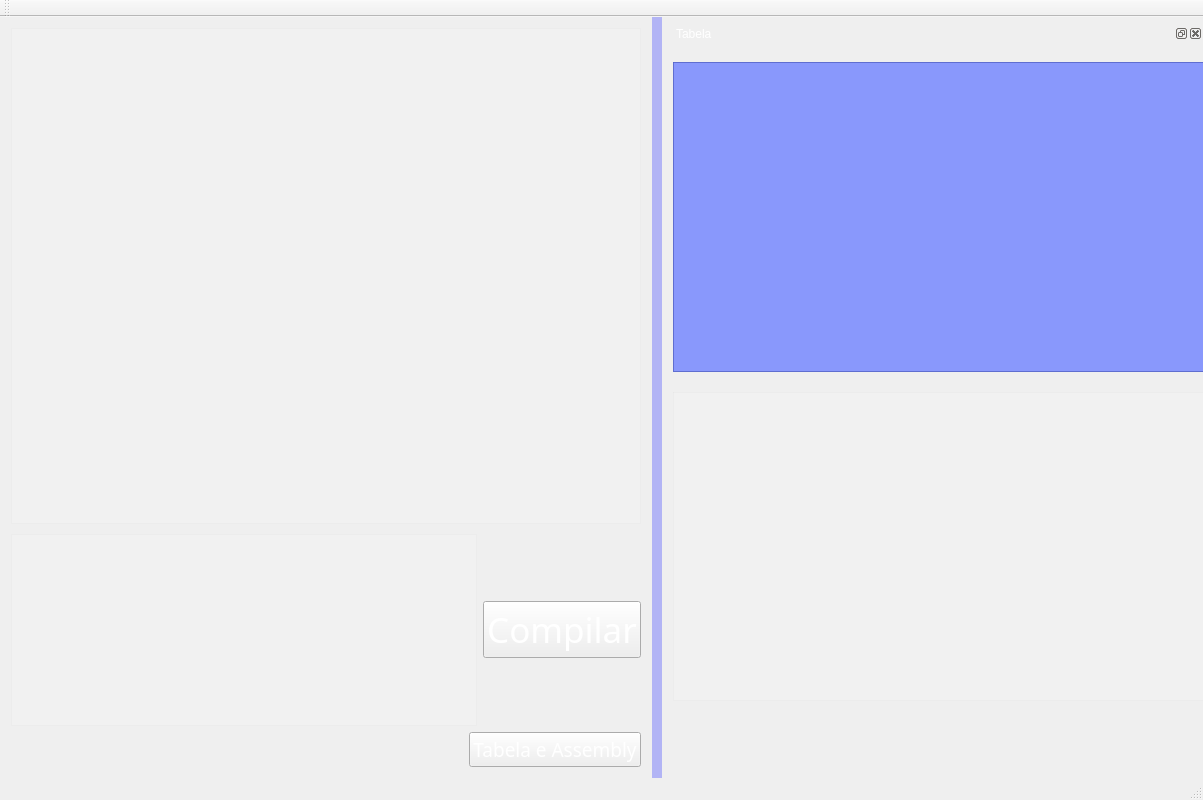
<?xml version="1.0" encoding="UTF-8"?>
<ui version="4.0">
 <class>Janela</class>
 <widget class="QMainWindow" name="Janela">
  <property name="enabled">
   <bool>true</bool>
  </property>
  <property name="geometry">
   <rect>
    <x>0</x>
    <y>0</y>
    <width>1203</width>
    <height>800</height>
   </rect>
  </property>
  <property name="font">
   <font>
    <pointsize>26</pointsize>
   </font>
  </property>
  <property name="windowTitle">
   <string>IDE QTIE</string>
  </property>
  <property name="windowIcon">
   <iconset theme="QIcon::ThemeIcon::FormatTextItalic"/>
  </property>
  <property name="styleSheet">
   <string notr="true">QMainWindow { background-image: url(:/images/skyNight.png); }

 QMainWindow::separator {
     background: rgba(85, 88, 255, 100);
     width: 10px; /* when vertical */
     height: 10px; /* when horizontal */
 }

 QMainWindow::separator:hover {
     background:  rgba(85, 88, 255, 170);
 }
</string>
  </property>
  <property name="dockOptions">
   <set>QMainWindow::DockOption::AllowNestedDocks|QMainWindow::DockOption::AllowTabbedDocks|QMainWindow::DockOption::AnimatedDocks</set>
  </property>
  <widget class="QWidget" name="centralWidget">
   <layout class="QVBoxLayout" name="verticalLayout" stretch="1,0,0,0">
    <item>
     <widget class="QPlainTextEdit" name="entrada">
      <property name="font">
       <font>
        <family>Roboto Condensed</family>
        <pointsize>20</pointsize>
        <italic>false</italic>
        <bold>false</bold>
       </font>
      </property>
      <property name="styleSheet">
       <string notr="true">QPlainTextEdit{
background: rgba(255, 255, 255, 30);
color: white;
	font: 20pt &quot;Roboto Condensed&quot;;
}</string>
      </property>
     </widget>
    </item>
    <item>
     <spacer name="verticalSpacer">
      <property name="orientation">
       <enum>Qt::Orientation::Vertical</enum>
      </property>
      <property name="sizeHint" stdset="0">
       <size>
        <width>20</width>
        <height>4</height>
       </size>
      </property>
     </spacer>
    </item>
    <item>
     <layout class="QHBoxLayout" name="horizontalLayout">
      <item>
       <widget class="QTextEdit" name="console">
        <property name="font">
         <font>
          <family>Roboto Condensed</family>
          <pointsize>20</pointsize>
          <italic>false</italic>
          <bold>false</bold>
         </font>
        </property>
        <property name="styleSheet">
         <string notr="true">QTextEdit{
background: rgba(255, 255, 255, 30);
color: white;
font: 20pt &quot;Roboto Condensed&quot;;
}</string>
        </property>
        <property name="readOnly">
         <bool>true</bool>
        </property>
       </widget>
      </item>
      <item>
       <widget class="QPushButton" name="botaoCompilar">
        <property name="font">
         <font>
          <family>Pixellari</family>
          <pointsize>26</pointsize>
         </font>
        </property>
        <property name="styleSheet">
         <string notr="true">QPushButton {color: rgb(255, 255, 255)}</string>
        </property>
        <property name="text">
         <string>Compilar</string>
        </property>
       </widget>
      </item>
     </layout>
    </item>
    <item alignment="Qt::AlignmentFlag::AlignRight|Qt::AlignmentFlag::AlignVCenter">
     <widget class="QPushButton" name="pushTabela">
      <property name="sizePolicy">
       <sizepolicy hsizetype="Minimum" vsizetype="Fixed">
        <horstretch>0</horstretch>
        <verstretch>0</verstretch>
       </sizepolicy>
      </property>
      <property name="maximumSize">
       <size>
        <width>16777215</width>
        <height>16777203</height>
       </size>
      </property>
      <property name="font">
       <font>
        <family>Pixellari</family>
        <pointsize>14</pointsize>
       </font>
      </property>
      <property name="styleSheet">
       <string notr="true">QPushButton {color: rgb(255, 255, 255)}</string>
      </property>
      <property name="text">
       <string>Tabela e Assembly</string>
      </property>
      <property name="iconSize">
       <size>
        <width>12</width>
        <height>12</height>
       </size>
      </property>
      <property name="autoDefault">
       <bool>false</bool>
      </property>
      <property name="default">
       <bool>false</bool>
      </property>
      <property name="flat">
       <bool>false</bool>
      </property>
     </widget>
    </item>
   </layout>
  </widget>
  <widget class="QMenuBar" name="menuBar">
   <property name="enabled">
    <bool>false</bool>
   </property>
   <property name="geometry">
    <rect>
     <x>0</x>
     <y>0</y>
     <width>1203</width>
     <height>18</height>
    </rect>
   </property>
   <property name="nativeMenuBar">
    <bool>true</bool>
   </property>
  </widget>
  <widget class="QToolBar" name="mainToolBar">
   <property name="enabled">
    <bool>false</bool>
   </property>
   <attribute name="toolBarArea">
    <enum>TopToolBarArea</enum>
   </attribute>
   <attribute name="toolBarBreak">
    <bool>false</bool>
   </attribute>
  </widget>
  <widget class="QStatusBar" name="statusBar">
   <property name="enabled">
    <bool>false</bool>
   </property>
  </widget>
  <widget class="QDockWidget" name="dockWidget">
   <property name="enabled">
    <bool>true</bool>
   </property>
   <property name="minimumSize">
    <size>
     <width>541</width>
     <height>727</height>
    </size>
   </property>
   <property name="maximumSize">
    <size>
     <width>800</width>
     <height>524287</height>
    </size>
   </property>
   <property name="styleSheet">
    <string notr="true"> QDockWidget {
     border: 1px solid pink;
	background: rgb(97, 97, 255);
	font: 500 26pt &quot;Pixellari&quot;;
	color: white;
 }

 QDockWidget::title {
     text-align: left;     
     padding: 10px;
 }

 QDockWidget::close-button, QDockWidget::float-button {
    background: white;
     
     
 }

 QDockWidget::close-button:hover, QDockWidget::float-button:hover {
     background: gray;
 }

 QDockWidget::close-button:pressed, QDockWidget::float-button:pressed {
     padding: 1px -1px -1px 1px;
 }
</string>
   </property>
   <property name="floating">
    <bool>false</bool>
   </property>
   <property name="features">
    <set>QDockWidget::DockWidgetFeature::DockWidgetClosable|QDockWidget::DockWidgetFeature::DockWidgetFloatable|QDockWidget::DockWidgetFeature::DockWidgetMovable</set>
   </property>
   <property name="allowedAreas">
    <set>Qt::DockWidgetArea::AllDockWidgetAreas</set>
   </property>
   <property name="windowTitle">
    <string>Tabela</string>
   </property>
   <attribute name="dockWidgetArea">
    <number>2</number>
   </attribute>
   <widget class="QWidget" name="dockWidgetContents_3">
    <property name="enabled">
     <bool>true</bool>
    </property>
    <property name="minimumSize">
     <size>
      <width>500</width>
      <height>670</height>
     </size>
    </property>
    <widget class="QWidget" name="verticalLayoutWidget">
     <property name="geometry">
      <rect>
       <x>0</x>
       <y>0</y>
       <width>931</width>
       <height>661</height>
      </rect>
     </property>
     <layout class="QVBoxLayout" name="verticalLayout_3">
      <property name="spacing">
       <number>20</number>
      </property>
      <property name="sizeConstraint">
       <enum>QLayout::SizeConstraint::SetDefaultConstraint</enum>
      </property>
      <item>
       <widget class="QTableWidget" name="tabelaSimbolosUI">
        <property name="enabled">
         <bool>true</bool>
        </property>
        <property name="font">
         <font>
          <family>Pixellari</family>
          <pointsize>9</pointsize>
          <italic>false</italic>
          <underline>true</underline>
          <fontweight>Medium</fontweight>
         </font>
        </property>
        <property name="styleSheet">
         <string notr="true">QTableWidget{
font: 500 9pt &quot;Pixellari&quot;;
background: rgba(170, 170, 255, 200)rgba(108, 128, 255, 200);
}

QHeaderView::section {
           background-color: rgb(84, 92, 254);
           color: white;
        }</string>
        </property>
       </widget>
      </item>
      <item>
       <widget class="QTextEdit" name="saidaAsmUI">
        <property name="font">
         <font>
          <family>Pixellari</family>
          <pointsize>14</pointsize>
          <italic>false</italic>
          <fontweight>Medium</fontweight>
         </font>
        </property>
        <property name="styleSheet">
         <string notr="true">QTextEdit{
background: rgba(255, 255, 255, 30);
color: white;
}</string>
        </property>
        <property name="readOnly">
         <bool>true</bool>
        </property>
       </widget>
      </item>
     </layout>
    </widget>
   </widget>
  </widget>
  <zorder>dockWidget</zorder>
 </widget>
 <layoutdefault spacing="6" margin="11"/>
 <resources/>
 <connections/>
</ui>
